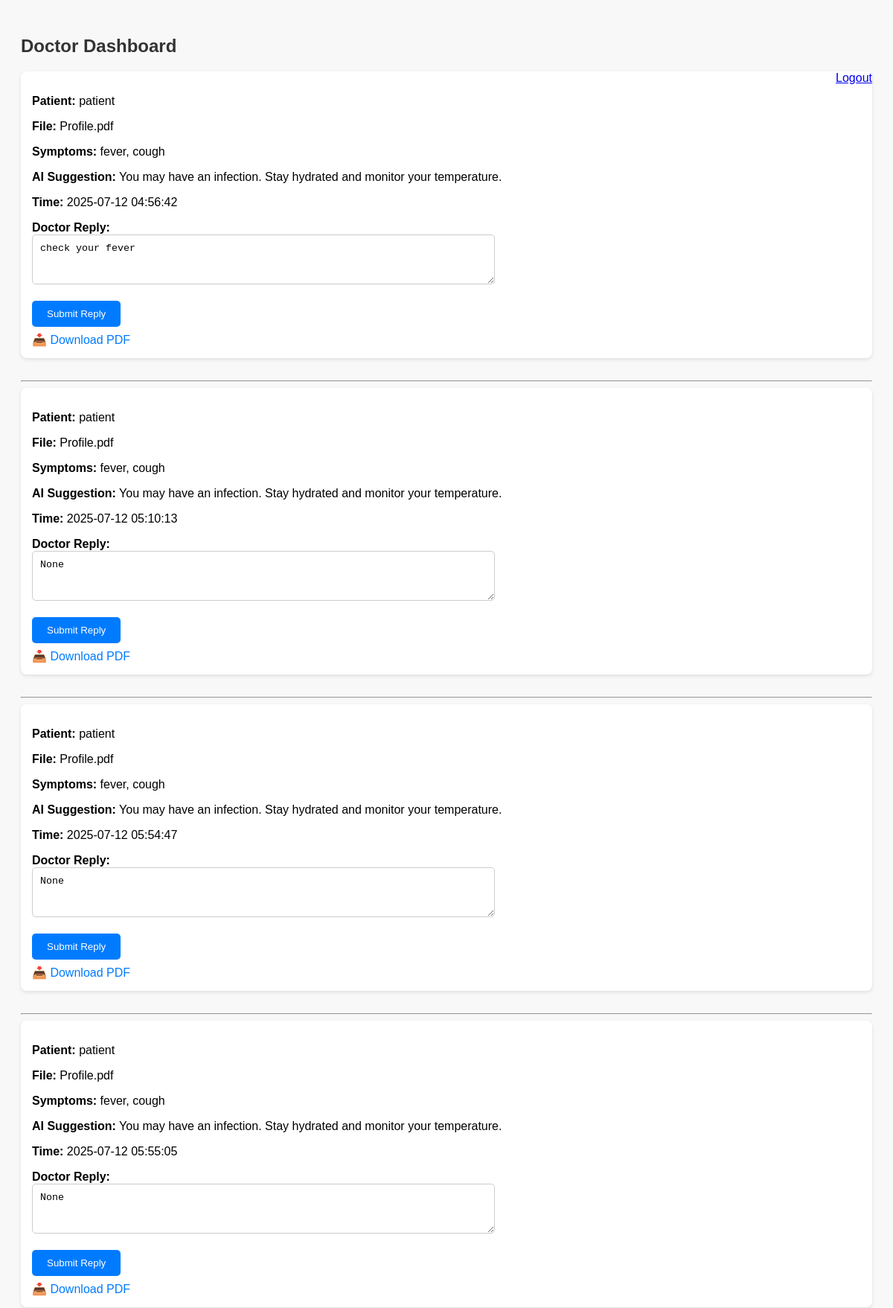
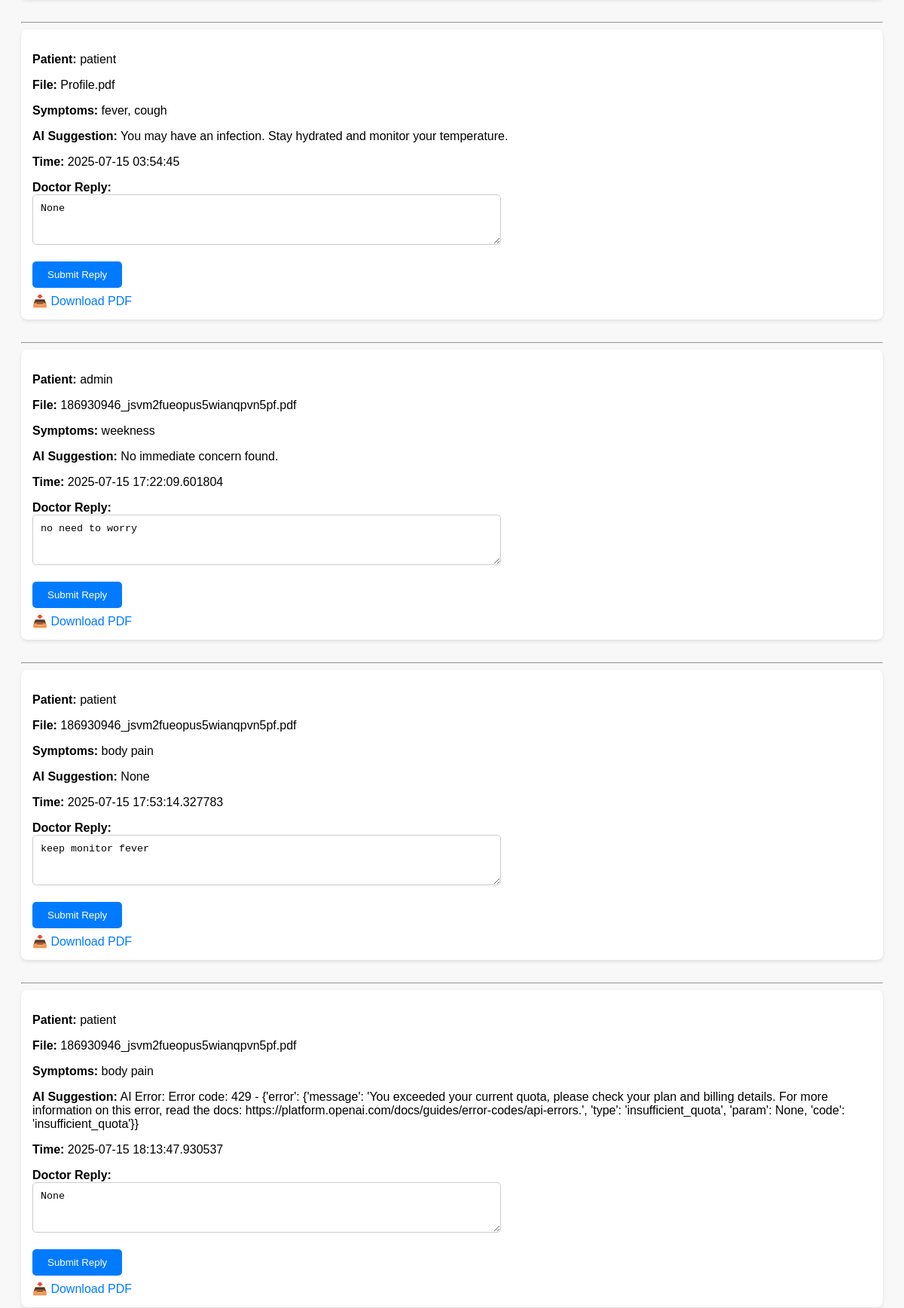
The app's page /doctor_dashboard (upper part) with its own data (2 pictures, top to bottom).
### tables this page shows
CREATE TABLE reports (
                        id INTEGER PRIMARY KEY AUTOINCREMENT,
                        username TEXT,
                        filename TEXT,
                        symptoms TEXT,
                        ai_reply TEXT,
                        timestamp DATETIME DEFAULT CURRENT_TIMESTAMP
                    , doctor_reply TEXT, ai_suggestion TEXT);

### app.py (the view)
@app.route('/doctor_dashboard')
def doctor_dashboard():
    try:
        conn = sqlite3.connect('careconnect.db')
        cursor = conn.cursor()
        cursor.execute('SELECT username, filename, symptoms, ai_reply, timestamp, id, doctor_reply FROM reports')
        reports = cursor.fetchall()
        conn.close()
        return render_template('doctor_dashboard.html', reports=reports)
    except Exception as e:
        return f"Error loading doctor dashboard: {e}"

### templates/doctor_dashboard.html (shortened to what this page needs)
<!DOCTYPE html>
<html>
<head>
</head>
<body>
    <h2>Doctor Dashboard</h2>
    <div class="logout"><a href="{{ url_for('logout') }}">Logout</a></div>
    {% for report in reports %}
        <form action="{{ url_for('doctor_reply', report_id=report[5]) }}" method="POST">
            <p><strong>Patient:</strong> {{ report[0] }}</p>
            <p><strong>File:</strong> {{ report[1] }}</p>
            <p><strong>Symptoms:</strong> {{ report[2] }}</p>
            <p><strong>AI Suggestion:</strong> {{ report[3] }}</p>
            <p><strong>Time:</strong> {{ report[4] }}</p>
            <label><strong>Doctor Reply:</strong></label><br>
            <textarea name="reply" rows="3" placeholder="Write your reply...">{{ report[6] }}</textarea><br><br>
            <button type="submit">Submit Reply</button><br>
            <a class="pdf-link" href="{{ url_for('download_pdf', report_id=report[5]) }}" target="_blank">📥 Download PDF</a>
        </form>
        <hr>
    {% endfor %}
</body>
</html>

### templates/doctor_dashboard.html (style rules this page uses)
body { font-family: Arial, sans-serif; padding: 20px; background-color: #f8f8f8; }
h2 { color: #333; }
textarea { width: 100%; max-width: 600px; padding: 10px; border-radius: 5px; border: 1px solid #ccc; resize: vertical; }
form { margin-bottom: 30px; background-color: #fff; padding: 15px; border-radius: 8px; box-shadow: 0 2px 5px rgba(0,0,0,0.1); }
button { padding: 10px 20px; background-color: #007BFF; color: #fff; border: none; border-radius: 5px; cursor: pointer; }
.logout { float: right; }
.pdf-link { display: inline-block; margin-top: 8px; color: #007BFF; text-decoration: none; }

### records on screen
reports: username "patient", filename "Profile.pdf", symptoms "fever, cough", ai_reply "You may have an infection. Stay hydrated and monitor your temperature.", timestamp "2025-07-12 04:56:42", reply "check your fever"
reports: username "patient", filename "Profile.pdf", symptoms "fever, cough", ai_reply "You may have an infection. Stay hydrated and monitor your temperature.", timestamp "2025-07-12 05:10:13", reply "None"
reports: username "patient", filename "Profile.pdf", symptoms "fever, cough", ai_reply "You may have an infection. Stay hydrated and monitor your temperature.", timestamp "2025-07-12 05:54:47", reply "None"
reports: username "patient", filename "Profile.pdf", symptoms "fever, cough", ai_reply "You may have an infection. Stay hydrated and monitor your temperature.", timestamp "2025-07-12 05:55:05", reply "None"
reports: username "patient", filename "Profile.pdf", symptoms "fever, cough", ai_reply "You may have an infection. Stay hydrated and monitor your temperature.", timestamp "2025-07-15 03:54:45", reply "None"
reports: username "admin", filename "186930946_jsvm2fueopus5wianqpvn5pf.pdf", symptoms "weekness", ai_reply "No immediate concern found.", timestamp "2025-07-15 17:22:09.601804", reply "no need to worry"
reports: username "patient", filename "186930946_jsvm2fueopus5wianqpvn5pf.pdf", symptoms "body pain", report "None", timestamp "2025-07-15 17:53:14.327783", reply "keep monitor fever"
reports: username "patient", filename "186930946_jsvm2fueopus5wianqpvn5pf.pdf", symptoms "body pain", ai_reply "AI Error: Error code: 429 - {'error': {'message': 'You exceeded your current quota, please check your plan and billing details. For more information on this error, read the docs: https://platform.openai.com/docs/guides/error-codes/api-errors.', 'type': 'insufficient_quota', 'param': None, 'code': 'insufficient_quota'}}", timestamp "2025-07-15 18:13:47.930537", reply "None"
